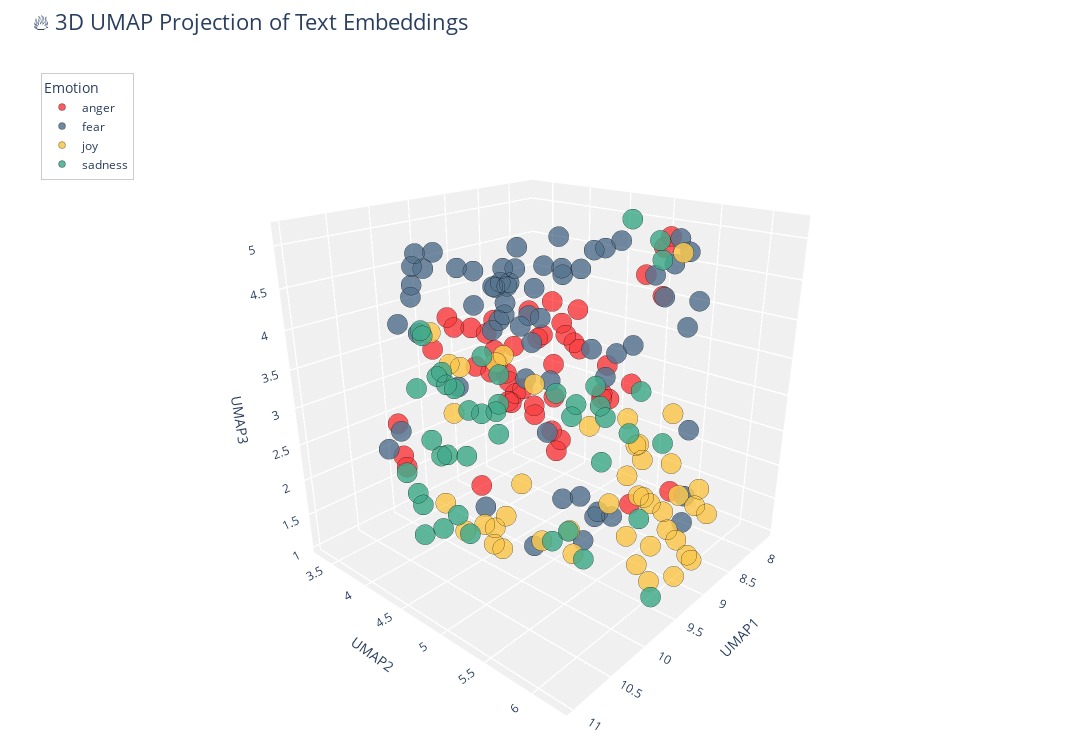

The notebook cell saved with this chart:
### Markdown cell above
---
##### <a id='toc1_5_8_1_1_'></a>[**>>> Exercise 4 (Take home):**](#toc0_)

Apply UMAP to the same embeddings to reduce the dimensionality to 3D vectors and plot the 3D graph, discuss the differences and similarities with the 2D graph.

### Code cell
import plotly.graph_objects as go


emotion_colors = {
    "anger":   "#F94144",  # red
    "fear":    "#577590",  # blue
    "joy":     "#F9C74F",  # yellow
    "sadness": "#43AA8B",  # green
}

fig = go.Figure()

for emo, color in emotion_colors.items():
    subset = df_plot_3d[df_plot_3d["emotion"] == emo]

    fig.add_trace(
        go.Scatter3d(
            x=subset["UMAP1"],
            y=subset["UMAP2"],
            z=subset["UMAP3"],
            mode="markers",
            name=emo,                       # shows in legend
            marker=dict(
                size=7,
                color=color,
                opacity=0.85,
                line=dict(width=0.6, color="rgba(0,0,0,0.6)")
            ),
            text=subset["text"],
            hovertemplate=(
                "<b>Emotion:</b> " + emo + "<br>" +
                "<b>Intensity:</b> %{customdata[0]:.3f}<br>" +
                "<b>Text:</b> %{text}<extra></extra>"
            ),
            customdata=subset[["intensity"]].values,
        )
    )

fig.update_layout(
    title=dict(
        text="🔥 3D UMAP Projection of Text Embeddings",
        x=0.03,
        xanchor="left",
        font=dict(size=22)
    ),
    width=1100,
    height=750,
    margin=dict(l=20, r=20, t=60, b=20),
    legend=dict(
        title="Emotion",
        x=0.02,
        y=0.98,
        bgcolor="rgba(255,255,255,0.8)",
        bordercolor="rgba(0,0,0,0.2)",
        borderwidth=1
    ),
    scene=dict(
        xaxis_title="UMAP1",
        yaxis_title="UMAP2",
        zaxis_title="UMAP3",
        xaxis=dict(
            backgroundcolor="rgba(240,240,240,1)",
            gridcolor="rgba(200,200,200,0.6)",
            showspikes=False
        ),
        yaxis=dict(
            backgroundcolor="rgba(240,240,240,1)",
            gridcolor="rgba(200,200,200,0.6)",
            showspikes=False
        ),
        zaxis=dict(
            backgroundcolor="rgba(240,240,240,1)",
            gridcolor="rgba(200,200,200,0.6)",
            showspikes=False
        ),
        aspectmode="cube",
        camera=dict(
            eye=dict(x=1.6, y=1.4, z=0.9)  
        )
    ),
    template="plotly_white",
)

fig.show()

### Figure 1 — Plotly figure (JSON) as saved in the notebook; plotly's stock layout.template omitted (floating-point values rounded to 4 significant figures)
{"data": [{"customdata": [[0.375], [0.604], [0.438], [0.5], [0.333], [0.417], [0.771], [0.667], [0.667], [0.521], [0.862], [0.479], [0.708], [0.438], [0.875], [0.562], [0.479], [0.312], [0.37], [0.708], [0.396], [0.458], [0.25], [0.312], [0.312], [0.458], [0.292], [0.542], [0.5], [0.396], [0.764], [0.271], [0.729], [0.792], [0.792], [0.491], [0.271], [0.5], [0.438], [0.542], [0.458], [0.5], [0.604], [0.125], [0.708], [0.562], [0.586], [0.438]], "hovertemplate": "<b>Emotion:</b> anger<br><b>Intensity:</b> %{customdata[0]:.3f}<br><b>Text:</b> %{text}<extra></extra>", "marker": {"color": "#F94144", "line": {"color": "rgba(0,0,0,0.6)", "width": 0.6}, "opacity": 0.85, "size": 7}, "mode": "markers", "name": "anger", "text": ["Time wounds all heels.\\n\\n #DrunkJesus #rt #lol #wisdom #quote #comedy #self #Revenge  #hate #time #funny #politics #Trump #POTUS2016", "Michelle is one of the worst players in bb history #bb18 #bbfinale #bitter", "Some moving clips on youtube tonight of the vigil held at Tulsa Metropolitan Baptist church for #TerenceCruther #justice  #sadness", "@AgentTinsley I believe that's what you call the fury of the righteous.", "Anger is cheap and politeness is expensive. Don't expect everybody to be polite. #ThoughtfulThursday  #politeness", "np rum rage", "so ef whichever butt wipe pulled the fire alarm in davis bc I was sound asleep #pissed  #upset #tired #sad #tired #hangry ######", "i had an hour of football practice under the boiling sun and now i have 2hr volleyball practice under the BOILING SUN AGAIN", "@ManUtd you have had from me over the years is irrelevant. Its an absolute joke. #manutd #ticketing  #noloyalty #joke #notimpressed", "That AK47 leave your spine with a frown", "The majority of people irritate the fuck out of me, cba with people ahahah", "@IndigoHawthorne Then u understand that rage is often not pretty, or controlled or rational - it is often visceral-not always logical.", "I swear if @devincameron23 blocks me I'm going to hit her back ", "That feel when you travel 700 miles to pick up a form that arrives in the post two days after you leave. ", "I lost a couple niggas I want revenge so put me in coach", "@nytopinion  The point of voting for Trump to push all the pieces off the board game like an angry toddler? Wreck everything for everybody?", "oh these old things on my face? nah they're not tears from school related anger and frustration nope never", "@RealJeffsdomain Wolfpack theme and trons and sting wore the wolf shirt", "Dear future big brother players, just chase dick all season and you too can win 500,00 dollars and an Sti #bb18 ", "@kingvee_ don't provoke me to anger", "What terrible thing to see and have no vision-\\n\\nHelen Keller-\\n\\n-Begin with the end in mind-\\n\\nStephen Covey-\\n\\n#whereareugoing #relentless", "Take public opinion on revenge with Pakistan if govt is unable to decide. @aajtak @TimesNow @narendramodi", "I forgot about this nice area down here with the fiery hearths", "I wish the next madden has a story mode too. Just like Fifa 17 #madden", "Don't get #bitter get #BETTER", "@len_snart gives a frustrated growl, before stepping closer and putting his gun through the barrier. No alarms and nothing happened. He-", "Recommended reading: Prisoners of Hate by Aaron Beck ", "@djddueces jojo at 12:30 and not midnight lets rage WRYYYYYY", "@kerrybowen_ you have anger issues!", "@rumanaa_r @DaiIyRoasts what did I do to offend you? 🙄😭😂", "SOMEONE LET SNAKES IN MY HOUSE, I BET IT @Ya_Boi_Huck I KILL THAT BUGGER WHEN I GET MY HANDS ON HIM  #HuckFP2", "@Lesdoggg take me with you!! JK. Have fun, relax, get a massage or two and chill. Don't eat the cucumbers, most places frown on that.", "I dislike people who get offended by the littlest shit .", "@SunandBeachBum 'you people' infuriate me!", "Unbelievable takes 10 minutes to get through to @BarclaysUK then there's a fault and the call hangs up #fuming #treatcustomersfairly", "@WestonKoury so leafy can roast the Pokemon go kid but not you what an outrage that just means that he is more relevant than y-I mean kisses", "630am meeting Olympic House #10golds24 .  #neverquit #believe #dreambig #TeamTTO #going4gold", "Some moving clips on youtube tonight of the vigil held at Tulsa Metropolitan Baptist church for #TerenceCruther #justice #anger #sadness", "@huwellwell One chosen by the CLP members! MP seats are not for people to dole out to their mates, we elect candidates. ", "@LeonWobYP b***er off. NCFC is a grudge match :)", "@ArcticFantasy I would have almost took offense to this if I actually snapped you", "You're so thirsty for the chance to disagree w/ the left, that you don't even realize when something is an affront to your bigoted platform.", "Lol little things like that make me so angry x", "#oow16 #sting decent new song", "@pbhushan1 @IndianExpress so in your opinion is this the worst delhi govt? #acrid #bitter #hypocrisy", "@fluffysoftlouis no no. I insist that you give me your best insult first", "@RevTrevK @Wolfman93011 @Daraidernation @EROCKhd Take 2k out of it the numbers on madden are low and have dropped and people are unhappy", "@marcavis @AntisocialJW2 I've always been fiery, but never radical."], "type": "scatter3d", "x": [8.798, 8.732, 9.773, 8.437, 8.334, 8.345, 9.245, 10.05, 8.295, 10.76, 9.068, 8.167, 8.53, 10.49, 9.192, 7.766, 10.44, 8.552, 8.878, 8.417, 9.168, 7.795, 10.59, 8.889, 9.097, 9.561, 8.52, 8.405, 8.582, 8.155, 8.829, 8.576, 8.787, 8.78, 8.217, 8.108, 9.355, 9.782, 8.496, 8.442, 8.387, 7.92, 8.82, 8.668, 7.92, 8.269, 8.832, 8.285], "y": [4.444, 4.367, 5.677, 3.899, 3.439, 3.817, 3.4, 4.004, 5.315, 4.311, 3.32, 3.503, 3.689, 5.28, 3.941, 4.387, 3.901, 4.346, 4.361, 3.346, 4.993, 5.042, 4.156, 5.165, 4.127, 4.108, 3.691, 4.112, 3.453, 4.052, 3.673, 5.688, 3.302, 3.516, 5.336, 4.182, 5.726, 5.686, 4.361, 3.832, 4.121, 4.116, 3.386, 4.378, 4.915, 3.812, 5.365, 3.382], "z": [2.72, 4.02, 3.581, 2.082, 2.401, 2.155, 3.675, 3.681, 4.834, 2.717, 3.453, 2.237, 3.117, 3.991, 3.048, 2.791, 2.813, 1.923, 3.606, 2.698, 4.209, 4.017, 2.413, 3.013, 2.634, 1.59, 2.374, 1.897, 2.993, 3.459, 3.594, 1.799, 3.354, 3.336, 4.956, 3.187, 2.063, 3.645, 3.483, 3.663, 2.938, 3.007, 2.803, 1.816, 4.31, 3.189, 3.271, 2.033]}, {"customdata": [[0.125], [0.44], [0.562], [0.667], [0.562], [0.22], [0.521], [0.854], [0.542], [0.521], [0.604], [0.521], [0.333], [0.812], [0.083], [0.396], [0.72], [0.188], [0.104], [0.458], [0.75], [0.275], [0.875], [0.604], [0.479], [0.875], [0.854], [0.45], [0.729], [0.667], [0.292], [0.343], [0.354], [0.481], [0.216], [0.396], [0.417], [0.229], [0.583], [0.583], [0.417], [0.562], [0.347], [0.646], [0.458], [0.271], [0.417], [0.688], [0.146], [0.667], [0.417], [0.5], [0.604], [0.72], [0.875], [0.896], [0.312], [0.208], [0.354], [0.542], [0.417], [0.68], [0.354], [0.479]], "hovertemplate": "<b>Emotion:</b> fear<br><b>Intensity:</b> %{customdata[0]:.3f}<br><b>Text:</b> %{text}<extra></extra>", "marker": {"color": "#577590", "line": {"color": "rgba(0,0,0,0.6)", "width": 0.6}, "opacity": 0.85, "size": 7}, "mode": "markers", "name": "fear", "text": ["When you make a great tasting shake and no words can describe it!😃👌🏻  #herbalifenutrition #tastesogood #nowords", "You sure have a lot to say about something that doesn't even concern you 😉", "While we focus on issue of #IPCA @IHFOKids Indulges in #intimidation @BringRoshniHome @ChildrensIssues @MEAIndia @MinistryWCD #StopCruelty", "I want to slide into the dms but im too fucking shy #shy", "@KarenL109 replace the carpet!! #shocking !!!!", "@Burnt_Out_Darth @theaterofscifi thanks. ", "Thought I left that part of life behind me\\nIt's back to haunt every girl that loves me", "@AHSFX thanks Ryan &amp; Brad for scary the shit out of us in the first episode. Don't think my heart will make it through the s6 ", "Excited and nervous for Tuesday", "People’s deepest passions often scare them too much to admit, even to themselves.", "Feeling like I've had the worst night of sleep ever - not great before the #London to #Brighton #cycle ride for @DMTFYP 🚴100k #apprehension?", "Val is the type of woman you would dread bringing a donation for the bake sale #GBBO", "@TheMoosesAngel He looks down at his brother, a smile forming on his face. 'What? People fearing me?'", "@MrsCassonC @15_jordyn WAS THERE A CLOWN IN YOUR NEIGHBORHOOD? #nightmare #creepy #EnoughIsEnough", "@FraserKeegan just had a steak pie supper ", "What do Aquila, Ajahnae, and Euriechsa have in common besides ridiculously stupid,horrible,ugly, God awful names? Tracey IS NOT their father", "I have a job interview with @BarclaysUK in Loughborough next month #nervous!!!", "@Zen1dfabflake You are all our angelic comrades! ", "@TayerleLyle awe thank you so much Lyle!! You're the best!😀😀", "When I walk in darkness of despondency, Sc.verses I've memorized shine a light in my heart. Ex: Lam 3:22-25 ", "When you arrive at the office the day before your first ever festival and the Internet is down #panic", "induction day tomorrow for pizza express ", "I hate when people say 'I need to talk to you or we need to talk.' My anxiety immediately goes up...", "@carlybigelow13 first you take the room now you wanna beat me up #bully", "#Everything you've ever wanted awaits you on the other side of #fear . #IfIWasTheOppositeSex #AskAMan", "Being stuck in the roof of your house provides amazing view but sheer terror of falling down, kinda like life", "@RoseTintMyWorId fucking hell mate absolute nightmare 😓", "Thank god the feds did not raise rates. Assume they are nervous about a world where 990 is the new employee  form  &amp; the safety net is zilch", "@Budget  car rental you have made realize why I always use @nationalcares!!!!  What a #nightmare!!  #disgusted", "@BartholomewD It's -terrible-! We're going to the local fish/chip place in Kirribilli #terrible", "Watched tna for the first time in a long time what the hell happened to the #hardyboys #impactonpop #wwe ", "@moore_oliver it's funny how they can be in such a hurry but have plenty of time to stop and threaten people", "My fav #movies are #horror but they don't make them like they used too. Haven't seen a great one in years", "think they re dating guys #nervous #bodybuilding #with #Follow4Follow megaphone xxx number Nierstein", "@hotpatooties more like quickie divorce ", "I like the commercial where @kohara19, on a chocolate milk bender, steals a soccer ball from some guys and refuses to give it back. #bully", "@EurekaForbes U got to b kidding me. Anu from your firm responded  when I sent the contact details.  #customerexperience", "Anyone else find @Microsoft 'anniversary windows 10 update 1607' a Complete ", "Rollover car crash on warren st, traffic is horrid #Boston", "When you arrive at the office the day before your first ever festival and the Internet is down ", "@Cinestrong something a cyber bully would say", "My study skills are terrible 😒", "@ManUtd it was a terrible Freekick...", "@rsdeepsea @BreitbartNews If 3 people are in a country of 300 million - you are going to RUIN the whole country over 3 people? ", "Obama admin rejects Texas plan to have refugees vetted for terrorism so Texas pulls of of fed refugee resettlement program. Aiding .", "@darwinwatersons @pennyfitzger31 @gumballwatter15 ok but why tomorrow a horrible day, my day was great!", "@katiewhiskey_ @bradnarok candy corn is the greatest candy in the world when it comes to being objectively terrible", "@dc_mma @ChampionsFight think shes afraid to fight Holly. One can only imagine what goes through her head when she thinks of Cyborg ", "mattmilne76 Thank you for letting us know!  Please do not hesitate to contact us in the future, if our assistance is needed. Thank you!", "Today's alarm shows how unprepared professors and students are when it comes to emergency protocols. We don't know where to go @CalStateLA", "@MiSSLiNDZO no. 😭 the last two we were out-bidded. So we got kinda discouraged so now we are taking our sweet time. The market is stupid tho", "Northampton are awful 🙈", "@hollywooddivas @TMZ_Sports Idiots like Larry Sanders scare us All!How can Morons these days Rush 2 Judge #Police w/o all facts yet?FU thugs", "By officialy adopting #BurhanWani, a #Hizbul terrorist, #Pakistan n #NawazSharif hv md a cardinal mistake 2day tht'll haunt fr years. #UNGA", "I don't want speak front to him #afraid #intimidate #nopanicattack", "also i had an awful nightmare involving being sick where worms were involved i was so disgusted when i woke up", "Staff on @ryainair FR1005. Asked for info and told to look online. You get what you pay for. #Ryanair @STN_Airport #Compensation ", "@AlaskaGurus @adventuretweets agreed! 😍 an awe to meet such beautiful, powerful animals.", "Whatt a trailerrrr !!! @karanjohar @AnushkaSharma #RanbirKapoor #AishwaryaRaiBachchan i am COMPLETELY BLOWN !!  #longingformore", "Honestly, there are some awful people on the internet... smh...", "@AaliyahLove69 I would be intimidated but I would like to think I would have manned up and helped.", "And I cried in front of my guy last night. And it's just been a horrible week but it's only for a week", "@madhav_pastey moral of the story, never check mails in the night. PS. Most notices have nothing much to worry about. @ashwinikn", "So about 18mths ago i signed up to @Lumo_Energy for their @VirginAustralia / Velocity FF deal. 18 months in still no FF points #shocking"], "type": "scatter3d", "x": [9.087, 9.352, 8.04, 10.29, 8.652, 8.771, 10.73, 9.238, 10.41, 10.61, 10.05, 9.332, 9.714, 9.27, 9.333, 8.668, 10.21, 8.749, 8.723, 10.42, 10.49, 10.31, 10.29, 8.192, 10.5, 10.62, 8.887, 8.245, 8.661, 9.119, 8.812, 8.515, 9.778, 10.34, 9.084, 8.081, 7.964, 8.374, 9.538, 10.45, 8.167, 10.37, 8.493, 7.805, 7.701, 9.548, 9.068, 10.32, 8.868, 10.28, 10.04, 8.613, 8.801, 7.778, 10.41, 9.194, 8.137, 9.15, 7.826, 8.621, 10.15, 10.77, 8.132, 8.145], "y": [6.104, 4.978, 5.091, 4.041, 4.646, 4.77, 4.087, 4.549, 4.889, 4.192, 4.922, 4.694, 4.297, 4.35, 6.239, 3.526, 5.021, 4.983, 5.135, 5.489, 5.277, 5.084, 4.596, 3.5, 4.25, 4.452, 4.382, 5.666, 4.798, 4.773, 5.066, 3.839, 4.506, 4.377, 4.617, 3.574, 5.247, 4.73, 5.406, 5.187, 3.602, 4.637, 4.986, 4.527, 4.665, 4.346, 4.745, 4.141, 5.025, 5.099, 5.327, 4.351, 3.365, 5.054, 4.192, 4.312, 5.493, 5.086, 5.461, 3.716, 4.045, 4.324, 5.516, 5.394], "z": [1.868, 1.734, 4.373, 4.557, 4.497, 1.342, 2.686, 4.377, 4.946, 4.229, 4.702, 4.068, 1.443, 4.579, 2.431, 3.993, 4.958, 1.201, 1.197, 1.994, 4.614, 4.85, 4.883, 3.255, 4.523, 4.206, 4.535, 2.514, 4.77, 4.648, 3.243, 2.661, 3.993, 5.017, 3.131, 2.985, 4.537, 4.722, 3.974, 4.514, 3.445, 3.551, 4.891, 3.037, 3.169, 4.412, 4.547, 4.95, 1.213, 4.627, 3.137, 4.842, 3.713, 4.002, 4.836, 4.819, 4.783, 1.045, 4.068, 4.081, 4.714, 3.044, 3.828, 4.928]}, {"customdata": [[0.958], [0.625], [0.375], [0.66], [0.76], [0.12], [0.604], [0.5], [0.62], [0.3], [0.3], [0.542], [0.44], [0.521], [0.458], [0.417], [0.875], [0.333], [0.417], [0.292], [0.729], [0.075], [0.167], [0.708], [0.345], [0.417], [0.396], [0.656], [0.688], [0.72], [0.062], [0.096], [0.483], [0.562], [0.562], [0.771], [0.038], [0.538], [0.245], [0.28], [0.354], [0.812], [0.583], [0.423], [0.208]], "hovertemplate": "<b>Emotion:</b> joy<br><b>Intensity:</b> %{customdata[0]:.3f}<br><b>Text:</b> %{text}<extra></extra>", "marker": {"color": "#F9C74F", "line": {"color": "rgba(0,0,0,0.6)", "width": 0.6}, "opacity": 0.85, "size": 7}, "mode": "markers", "name": "joy", "text": ["Oh dear an evening of absolute hilarity I don't think I have laughed so much in a long time! 😂", "@AlbertBreer @jetswhispers Be sure and switch it over to cable news - cheery", "#food  #деньги #smile   microsoft_.net_framework_4.5.1_full_plus_by_gora", "@TampaBayRay I cried with laughter.", "I found #marmite in Australia. `:) #happy", "As the birds begin to chirp, I try to sleep. #Jetlag", "Make someone happy ^_^", "What if.... the Metro LRT went over the Walterdale?!?! 😂 #yeg #levity", "Just popped a half bottle of 2014 @Bellawines #sparkling #gamaynoir from Westbank. Evenin', folks! \\n#bcwinechat", "@CNBCFastMoney Harwood gleeful at these new numbers, bet your money on this reporting...look to lose it...@HillaryClinton liarthiefscoundrel", "If I were assured of your eventual destruction I would, in the interests of the public, cheerfully accept my own.' Sherlock Holmes", "@lawson__lynch my kinda girl pleasing the dick right😍😏", "Just like there is a right way to pray, there is a right way to give - not grudgingly or of necessity, but cheerfully. #woficc", "15 minutes of yoga to your breakfast routine will change your day #preparation #sunriseyoga #bodyawareness #health #yoga  #stretch", "@rosyIipH glee glee glee glee gLEE GLEE i LOST LOST LOST lowe much", "Watch this amazing live.ly broadcast by @arbitraryvlog #lively #musically", "When you wake up from a dream laughing at something stupid, and that makes you laugh more #hilarious", "@fillegrossiere @PeasParsley @tombrodude bobs burgers is an animated show. Maybe Bob looks like him. They would cast him based on voice too", "@melsey6 oh good girl hope she is cheerful", "Sometimes he likes to ride arround on people's shoulders or drop on them unexpectedly from vents or doorjambs. Like a big, gleeful spider.", "Something about these cool, breezy fall days.. 😍🍂🌾🍁", "Sometimes I watch shitty tv to reinforce never giving up cuz if something is that fucking awful on tv, I still stand a chance. ", "I need a bit of #GBBO to cheer me up after a terrible day!", "Be #happy. Be #bright. Be YOU :) #identity #TimelessTips #friendship #family #forest #water #family #TrueLove #God #RoadSoFar #you #LifeTrip", "@BrightPigSEO @BrightPigSEO we provide dignified and professional funerals at prices families can afford #satisfied clients #bright pig", "@PeanutRD @MelissaJoyRD @SarahKoszykRD @eat4performance @rustnutrition @jenhaugen  hey #sparkling is the word I just picked 4 my biz card", "Watch this amazing live.ly broadcast by @brooks_swaggysquad  #musically", "It's Thursday which means it's Grey's day #TGIT ", "It's not that the man did not know how to juggle, he just didn't have the balls to do it.\\n #funny #pun #punny #lol ", "#ContentwiththeLordsPortion:O satisfy us early with thy #mercy;that we may #rejoice &amp; be glad all our days.#Ps 90:14 #gladness #joy #delight", "The abysmal ignorance, frivolity and levity of the Italian priests stupefied him.' - Roland Bainton on Luther, #ReformationDay", "It is too fucking bright &amp; too fucking hot outside", "@nw_autonate \\n\\n*She held the back of his skull, smiling into the kiss.*", "@LoisJoanneLane Wagging his tail at the praise, he paused, tilting his head as she took the frisbee from him, letting out a playful -", "@kymwhitley hello Miss Lady I'm sure today brings you happiness and laughter use your voice also to make us laugh  god knows we need it", "I would like to congratulate the people of Saudi Arabia a happy and a joyous national day. May you all have a great time! #اليوم_الوطني", "@airtelindia have some issues with my broadband bill ,I am charged for the month before I signed up with airtel.. ", "@MichiganBromo Good optimism sir :)", "Be it a rainy day, be it cheerful sunshine, I am a Prussian, want nothing to be but a Prussian.:|", "Chris would take full responsibility and would want us all to rejoice in the memories we all had with him.", "@hesham786 that's the spirit ", "Heather that was #hilarious! @MsHeatherBates @pattonoswalt @chrishansen #AnthonyWeiner #15gets20 #NYC", "Sioux Valley wins home competitive #cheer invite with a score of 158. ...Dell Rapids second at 138", "Our tone of voice: we're like One Direction, we're thoughtful and timid, yet playful", "@diehimbeertonis She developed her 'forced smile'. I can force myself to describe it 'a little hearty maybe, sanki biraz':)"], "type": "scatter3d", "x": [8.472, 8.393, 8.929, 8.487, 9.327, 10.58, 9.065, 8.279, 9.038, 7.971, 9.698, 8.681, 9.502, 9.671, 10.81, 8.02, 8.597, 10.39, 8.821, 9.657, 9.623, 9.931, 9.978, 9.476, 9.269, 8.846, 8.036, 9.946, 9.691, 9.359, 8.293, 9.684, 9.827, 9.779, 8.935, 8.872, 7.93, 8.913, 9.885, 9.275, 9.026, 8.294, 8.573, 10.22, 10.1], "y": [5.423, 5.583, 5.88, 5.148, 6.188, 4.873, 5.794, 4.997, 6.192, 5.337, 4.756, 5.466, 6.045, 5.902, 4.866, 4.984, 4.746, 4.666, 5.764, 4.515, 5.309, 4.094, 4.806, 5.899, 6.149, 6.216, 4.961, 4.692, 3.885, 6.209, 3.779, 3.602, 4.38, 4.474, 6.148, 6.07, 5.312, 5.548, 5.147, 5.011, 5.294, 5.201, 5.987, 4.857, 4.854], "z": [1.414, 2.059, 1.542, 1.708, 1.82, 3.946, 1.334, 2.412, 2.117, 2.495, 2.019, 1.646, 1.27, 1.909, 2.42, 1.895, 2.329, 1.69, 1.675, 1.391, 1.273, 3.479, 3.848, 1.392, 2.359, 1.91, 1.871, 3.71, 2.628, 1.351, 2.467, 3.659, 1.285, 1.258, 1.267, 1.25, 4.687, 1.842, 1.529, 1.231, 1.652, 1.882, 1.986, 1.511, 1.369]}, {"customdata": [[0.661], [0.146], [0.75], [0.667], [0.542], [0.542], [0.708], [0.729], [0.604], [0.42], [0.729], [0.583], [0.729], [0.36], [0.458], [0.667], [0.438], [0.729], [0.708], [0.396], [0.583], [0.312], [0.292], [0.208], [0.354], [0.417], [0.216], [0.438], [0.354], [0.729], [0.729], [0.188], [0.521], [0.625], [0.562], [0.708], [0.521], [0.542], [0.458], [0.625], [0.646], [0.688], [0.292]], "hovertemplate": "<b>Emotion:</b> sadness<br><b>Intensity:</b> %{customdata[0]:.3f}<br><b>Text:</b> %{text}<extra></extra>", "marker": {"color": "#43AA8B", "line": {"color": "rgba(0,0,0,0.6)", "width": 0.6}, "opacity": 0.85, "size": 7}, "mode": "markers", "name": "sadness", "text": ["Having holiday blues! #WantToGoBackToMinehead.", "@SquidWasTaken Pfft- Yeye, i'm a sucker for bright yellow, red, pink, and blues when it comes to coloring or backgrounds haaa", "It's just begun ladies and gents. The war on racism has begun. #sadness #Segregation continues.... smh 😒", "@WestHamUtd poor service tonight to find season ticket holders in the seats we purchased online. Forced to move further away #unhappy", "U know u have too much on ur mind when u find yourself cleaning a stove and kitchen by yourself  at almost 3am...  #pensive", "untypical kinda Friday #dull", "@wabermes The @RavalliRepublic had a good one but then the reporter quit. #sad", "i is sad", "The Sorrow is grim reminder of how bad I can be at video games and how I could get a bit too trigger happy at times. RIP #MGS3", "An hour played and @ASFCofficial have conceded less at West ham than @ManUtd have at northampton.  Let that sink in.", "so lost i'm faded", "We lost", "Wanna pop some pills, sedate myself, and wake up tomorrow.", "I'm too sober time to get shit faced", "@coalese 😂😂😂. Sure half these stars get together,break up,have affairs,let porn vids slip out,fight,ect etc all to up there ratings. #sad 😂", "@Gervaisoholic But this is no easy ride for a child cries: \\n'Oh, find me...find me, nothing more, \\nWe are on a sullen misty moor...'", "As I lost my heart to you there in the dark.. Underneath the stars 🎧", "Ill say it again. If I was a Black man Id be afraid to leave my house or have a moving violation.\\n\\n#TerranceCrutcher #truth #sad", "where broken hearted lovers do cry away their gloom", "A Leopard never changes its spots! #lost", "@JlKelly1 @FJ_Berry I've got #teampaella presents on their way for you and Fi but I don't think they'll arrive by Saturday sadly!! ;)", "I need a syfy series to watch I literally have nothing to watch back to back. I already watched #heroes #lost #jericho #fallenskies  etc etc", "My name is John Locke and you can't tell me what I can and can't do #lost #アニメ", "@Damn_It_Dillon @SamUndomiel of course! This is a happy hentai, not a sad or gloomy one", "AQW should've always stayed in the 08 art style, now it's just a competition to create more detailed art each time.", "Like keep grinding boy your life can change in one year, and even when it's dark out the sun is shining somewhere...'", "Be joyful in hope, patient in affliction, faithful in prayer. Romans 12:12", "Sometimes I think the British political landscape is desolate and then I look over at the foaming wasteland of the US and think we're OK", "@MarianKeyes maybe he had constipation issues..? Not that I KNOW dates relieve such an affliction! No way jose!", "im so gloomy today", ". @KotakBankLtd @udaykotak official got in touch. Issue not addressed. #unhappy #patheticservices", "I'm so proud he understands this, he shows love, thought and compassion    and it's not done in a clouded way..", "@SWP_Roads   How dull.", "@TaylaStJames it happens and Vegas isn't the only origin thats prevelant #sadly", "come on let's make em hate 😘make em pout they face 👿😩.", "Should of stayed in Dubai 😞", "Remembering those day when u still did'nt know kpop n thinking about how sad your life was without it - Kpop fan", "Buddha doesn't possess enough power to deliver you from your affliction!", "If you #invest in my new #film I will stop asking you to invest in my new film. #concessions #crime #despair #shortsightedness #celebrities", "@kayleighmcenany  @DonaldJTrumpJr Is that really all you can offer for those who sacrifice daily to keep you safe...? @kayleighmcenany #sad", "I can't WAIT to go to work tomorrow with a high as fuck fever. [sarcasm]\\nHopefully I'll feel better tomorrow.\\nBut I doubt it. #pessimism", "A .500 season is all I'm looking for at this point. #depressing #royals", "Stars, when you shine,\\nYou know how I feel.\\nScent of the pine, \\nYou know how I feel.\\nFreedom is mine,\\nI know how I feel.\\nI'm feelin' good."], "type": "scatter3d", "x": [10.56, 8.95, 9.559, 8.296, 10.63, 10.31, 9.246, 10.72, 10.82, 8.377, 10.92, 10.8, 10.58, 9.817, 9.433, 10.8, 10.75, 9.803, 10.83, 10.98, 9.418, 9.946, 10.66, 8.855, 9.057, 9.989, 9.607, 10.18, 9.58, 10.74, 8.117, 9.443, 9.777, 9.406, 8.852, 10.58, 10.76, 9.506, 10.03, 9.265, 10.1, 10.32, 9.774], "y": [5.227, 5.141, 5.52, 5.272, 4.845, 5.035, 5.621, 4.821, 4.853, 5.021, 4.709, 4.997, 4.345, 3.627, 5.179, 4.512, 5.072, 5.637, 4.426, 4.764, 6.053, 4.528, 4.663, 5.53, 4.856, 5.347, 6.135, 4.18, 3.685, 4.659, 5.204, 5.119, 5.218, 5.475, 3.748, 5.269, 5.084, 3.549, 4.581, 5.733, 3.915, 4.703, 5.533], "z": [3.568, 2.143, 3.337, 4.91, 3.707, 3.475, 2.898, 2.95, 3.0, 5.138, 2.373, 2.334, 3.505, 3.664, 3.169, 2.352, 2.104, 3.718, 2.59, 2.05, 3.044, 3.731, 1.886, 1.457, 2.712, 1.709, 1.182, 3.438, 2.915, 3.067, 4.614, 1.383, 3.463, 3.11, 2.816, 3.338, 3.08, 3.022, 3.054, 3.482, 3.912, 3.27, 1.434]}], "layout": {"height": 750, "legend": {"bgcolor": "rgba(255,255,255,0.8)", "bordercolor": "rgba(0,0,0,0.2)", "borderwidth": 1, "title": {"text": "Emotion"}, "x": 0.02, "y": 0.98}, "margin": {"b": 20, "l": 20, "r": 20, "t": 60}, "scene": {"aspectmode": "cube", "camera": {"eye": {"x": 1.6, "y": 1.4, "z": 0.9}}, "xaxis": {"backgroundcolor": "rgba(240,240,240,1)", "gridcolor": "rgba(200,200,200,0.6)", "showspikes": false, "title": {"text": "UMAP1"}}, "yaxis": {"backgroundcolor": "rgba(240,240,240,1)", "gridcolor": "rgba(200,200,200,0.6)", "showspikes": false, "title": {"text": "UMAP2"}}, "zaxis": {"backgroundcolor": "rgba(240,240,240,1)", "gridcolor": "rgba(200,200,200,0.6)", "showspikes": false, "title": {"text": "UMAP3"}}}, "title": {"font": {"size": 22}, "text": "🔥 3D UMAP Projection of Text Embeddings", "x": 0.03, "xanchor": "left"}, "width": 1100}}
